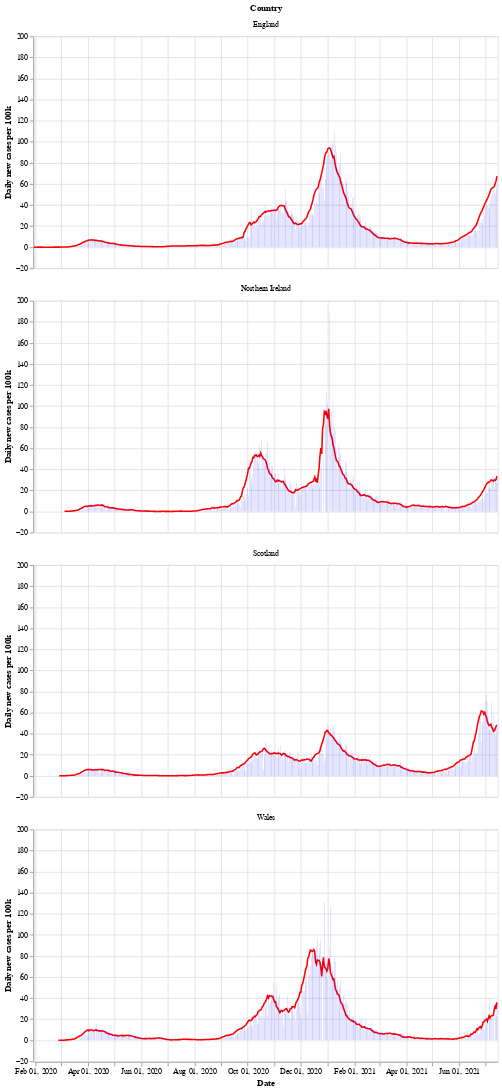

The notebook cell this image was saved under:
### Markdown cell above
Next is a bar chart of the number of new cases in each country (per 100k population), with the 7 day moving average of cases. Again we see that Wales saw a longer period of raising and falling cases compared to the other countries.

After a period of cases falling, each nation is now seeing a rise in the number of cases - especially in Wales.

### Code cell
# collapse
bars = alt.Chart(uk_cases).mark_bar().encode(
    x=alt.X("yearmonthdate(date):T", axis=alt.Axis(title='Date')),
    y=alt.Y("newCasesRate:Q", axis=alt.Axis(title='Daily new cases per 100k')),
    tooltip='newCasesRate',
    color=alt.condition(
        alt.datum.dailyChange > 0,
        alt.value("orange"),  # The positive color
        alt.value("blue")  # The negative color
    )
).properties(title='New cases per 100k population with rolling 7 day average', width=600).interactive()
line = alt.Chart(uk_cases).mark_line(
    color='red',
    size=2,
).transform_window(
    rolling_mean='mean(newCasesRate)',
    frame=[0, 7],
    groupby=['areaName']
).encode(
    x='yearmonthdate(date):T',
    y='rolling_mean:Q'
)
alt.layer(line, bars, data=uk_cases).facet(alt.Row('areaName', title='Country'), columns=1)

### Figure 1 — Vega-Lite specification as saved in the notebook (floating-point values rounded to 4 significant figures; data arrays with more than 128 entries replaced by an {"elided": "..."} marker saying what was removed)
{"config": {"view": {"continuousWidth": 400, "continuousHeight": 300}}, "data": {"name": "data-3e3a82bd64907f61a95ffb6651a14083"}, "facet": {"type": "nominal", "field": "areaName", "title": "Country"}, "spec": {"layer": [{"mark": {"type": "line", "color": "red", "size": 2}, "encoding": {"x": {"type": "temporal", "field": "date", "timeUnit": "yearmonthdate"}, "y": {"type": "quantitative", "field": "rolling_mean"}}, "transform": [{"window": [{"op": "mean", "field": "newCasesRate", "as": "rolling_mean"}], "frame": [0, 7], "groupby": ["areaName"]}]}, {"mark": "bar", "encoding": {"color": {"condition": {"value": "orange", "test": "(datum.dailyChange > 0)"}, "value": "blue"}, "tooltip": {"type": "quantitative", "field": "newCasesRate"}, "x": {"type": "temporal", "axis": {"title": "Date"}, "field": "date", "timeUnit": "yearmonthdate"}, "y": {"type": "quantitative", "axis": {"title": "Daily new cases per 100k"}, "field": "newCasesRate"}}, "selection": {"selector002": {"type": "interval", "bind": "scales", "encodings": ["x", "y"]}}, "title": "New cases per 100k population with rolling 7 day average", "width": 600}]}, "columns": 1, "$schema": "https://vega.github.io/schema/vega-lite/v4.8.1.json", "datasets": {"data-3e3a82bd64907f61a95ffb6651a14083": {"elided": "2036 records"}}}
